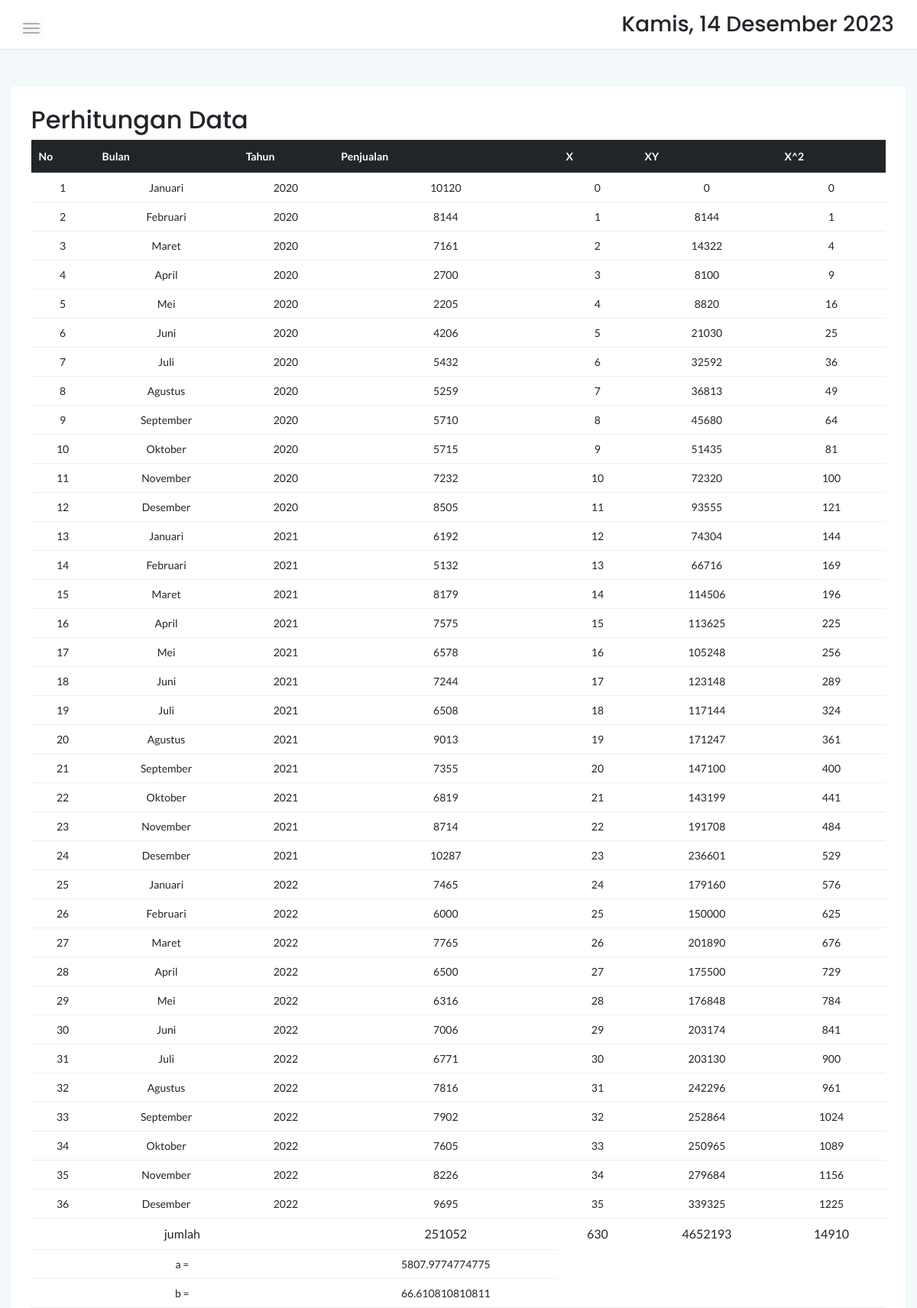
Page /admin/hasil.php (signed in, upper part) on the committed database.
### tables this page shows
CREATE TABLE `data` (
  `id_data` int(5) NOT NULL,
  `bulan` varchar(10) NOT NULL,
  `tahun` varchar(30) NOT NULL,
  `i_harga` double NOT NULL
);

### admin/hasil.php (the view, shortened to what this page needs)
<!doctype html>
<html class="no-js" lang="en">
    <?php
    include 'function.php';
?>
<head>
    <link rel="stylesheet" href="../assets/css/bootstrap.min.css">
    <link rel="stylesheet" href="../assets/css/font-awesome.min.css">
    <link rel="stylesheet" href="../assets/css/themify-icons.css">
    <link rel="stylesheet" href="../assets/css/metisMenu.css">
    <link rel="stylesheet" href="../assets/css/owl.carousel.min.css">
    <link rel="stylesheet" href="../assets/css/slicknav.min.css">
    <link rel="stylesheet" href="https://www.amcharts.com/lib/3/plugins/export/export.css" type="text/css" media="all" />
	<link rel="stylesheet" type="text/css" href="https://cdn.datatables.net/1.10.19/css/jquery.dataTables.min.css">
    <link rel="stylesheet" type="text/css" href="https://cdn.datatables.net/1.10.19/css/jquery.dataTables.css">
    <link rel="stylesheet" type="text/css" href="https://cdn.datatables.net/1.10.18/css/dataTables.bootstrap4.min.css">
    <link rel="stylesheet" type="text/css" href="https://cdn.datatables.net/responsive/2.2.3/css/responsive.bootstrap.min.css">
    <link rel="stylesheet" type="text/css" href="https://cdn.datatables.net/responsive/2.2.3/css/responsive.jqueryui.min.css">
	<link rel="stylesheet" type="text/css" href="https://cdn.datatables.net/buttons/1.5.2/css/buttons.dataTables.min.css">
    <link rel="stylesheet" href="../assets/css/typography.css">
    <link rel="stylesheet" href="../assets/css/default-css.css">
    <link rel="stylesheet" href="../assets/css/styles.css">
    <link rel="stylesheet" href="../assets/css/responsive.css">
</head>
<body>
    <div class="page-container">
        <div class="main-content">
            <div class="header-area">
                <div class="row align-items-center">
                    <div class="col-md-6 col-sm-8 clearfix">
                        <div class="nav-btn pull-left">
                            <span></span>
                            <span></span>
                            <span></span>
                        </div>
                    </div>
                    <div class="col-md-6 col-sm-4 clearfix">
                        <ul class="notification-area pull-right">
                            <li><h3><div class="date">
                        </b></div></h3>
                        </li>
                        </ul>
                    </div>
                </div>
            </div>
            <div class="main-content-inner">
                <div class="row mt-5 mb-5">
                    <div class="col-12">
                        <div class="card">
                            <div class="card-body">
                                <div class="d-sm-flex justify-content-between align-items-center">
                                    <h2>Perhitungan Data</h2>
                                </div>
                                <table id="dataTable3" class="table table-hover text-center" style="width:100%"><thead class="thead-dark">
                                            <tr>
												<th>No</th>
                                                <th>Bulan</th>
                                                <th>Tahun</th>
                                                <th>Penjualan</th>
                                                <th>X</th>
                                                <th>XY</th>
                                                <th>X^2</th>
											</tr></thead><tbody>
											<?php
											$form=mysqli_query($conn,"SELECT * FROM data");
											$no=1;
                                            $x = 0;
                                            $jumlah_x = 0;
                                            $jumlah_y = 0;
                                            $jumlah_xx = 0;
                                            $jumlah_xy = 0;
                                            $n = mysqli_num_rows($form);
											while($data=mysqli_fetch_array($form)){
                                                $var_x = $x++;
                                                $v_x = $var_x;
                                                $v_xx = ($var_x **2);
                                                $v_xy = ($data['i_harga'] *$var_x);
                                                $jumlah_x += $var_x;
                                                $jumlah_y += $data['i_harga'];
                                                $jumlah_xx += ($var_x **2);
                                                $jumlah_xy += ($data['i_harga'] *$var_x);
												?>
												<tr>
													<td><?php echo $no++ ?></td>
                                                    <td><?php echo $data['bulan'] ?></td>
                                                    <td><?php echo $data['tahun'] ?></td>
                                                    <td><?php echo $data['i_harga'] ?></td>
                                                    <td><?php echo $v_x ?></td>
                                                    <td><?php echo $v_xy ?></td>
                                                    <td><?php echo $v_xx ?></td>
                                                </tr>
                                                <?php
                                                };
                                            ?>
                                            <tr style="font-size: medium;">
                                                    <td colspan="3" >jumlah</td>
                                                    <td><?php echo $jumlah_y ?></td>
                                                    <td><?php echo $jumlah_x ?></td>
                                                    <td><?php echo $jumlah_xy ?></td>
                                                    <td><?php echo $jumlah_xx ?></td>
                                                </tr>
                                                <?php
                                                $a = (($jumlah_y * $jumlah_xx) - ($jumlah_x * $jumlah_xy)) / (($n*$jumlah_xx) - ($jumlah_x*$jumlah_x));
	                                            $b = (($n*$jumlah_xy)-($jumlah_x*$jumlah_y)) / (($n*$jumlah_xx)-($jumlah_x**2));
                                                ?>
                                                <tr>
                                                    <td colspan="3" >a =</td>
                                                    <td><?php echo $a ?></td>
                                                </tr>
                                                <tr>
                                                    <td colspan="3" >b =</td>
                                                    <td><?php echo $b ?></td>
                                                </tr>
										</tbody>
										</table>
                                </div>
                            </div>
                        </div>
                    </div>
                </div>
            </div>
        </div>
</body>
</html>

### assets/css/styles.css (style rules this page uses)
.page-container { width: 100%; height: 100%; min-height: 100vh; padding-left: 280px; -webkit-transition: padding-left 0.3s ease 0s; transition: padding-left 0.3s ease 0s; }
.card { border: none; border-radius: 4px; background-color: #fff; -webkit-transition: all 0.3s ease 0s; transition: all 0.3s ease 0s; }
.card-body { padding: 25.6px; padding: 1.6rem; }
.main-content { width: 100%; background: #F3F8FB; }
.main-content-inner { padding: 0 30px 50px; }
.header-area { padding: 15px 30px; background: #fff; border-bottom: 1px solid #d8e3e7; }
.nav-btn { margin-right: 30px; margin-top: 10px; cursor: pointer; }
.nav-btn span { display: block; width: 22px; height: 2px; background: #b3aaaa; margin: 4px 0; border-radius: 15px; -webkit-transition: all 0.3s ease 0s; transition: all 0.3s ease 0s; box-shadow: 0 0 0 4px rgba(99, 96, 96, 0.03); }
.notification-area { -webkit-user-select: none; -moz-user-select: none; -ms-user-select: none; user-select: none; position: relative; z-index: 1; }
.notification-area li { display: inline-block; margin-left: 20px; cursor: pointer; -webkit-user-select: none; -moz-user-select: none; -ms-user-select: none; user-select: none; }
table tr th { border-bottom: none; }
table tr th, table tr td { border-top: 1px solid rgba(120, 130, 140, 0.13) !important; }
table.dataTable.no-footer { border-bottom: 1px solid rgba(120, 130, 140, 0.13) !important; }
table.dataTable thead th, table.dataTable thead td { border-bottom-color: transparent; }

### assets/css/responsive.css (style rules this page uses)
@media (min-width: 1200px) and (max-width: 1364px) { .main-content-inner { padding: 0 15px 50px; } }
@media (min-width: 1200px) and (max-width: 1364px) { .page-container, .sbar_collapsed.page-container { padding-left: 0; } }

### rows in the picture
data: bulan "Januari", tahun "2020", i_harga "10120", v_x "0", i_harga "0", v_xx "0"
data: bulan "Februari", tahun "2020", i_harga "8144", v_x "1", v_xx "1"
data: bulan "Maret", tahun "2020", i_harga "7161", v_x "2", i_harga "14322", v_xx "4"
data: bulan "April", tahun "2020", i_harga "2700", v_x "3", i_harga "8100", v_xx "9"
data: bulan "Mei", tahun "2020", i_harga "2205", v_x "4", i_harga "8820", v_xx "16"
data: bulan "Juni", tahun "2020", i_harga "4206", v_x "5", i_harga "21030", v_xx "25"
data: bulan "Juli", tahun "2020", i_harga "5432", v_x "6", i_harga "32592", v_xx "36"
data: bulan "Agustus", tahun "2020", i_harga "5259", v_x "7", i_harga "36813", v_xx "49"
data: bulan "September", tahun "2020", i_harga "5710", v_x "8", i_harga "45680", v_xx "64"
data: bulan "Oktober", tahun "2020", i_harga "5715", v_x "9", i_harga "51435", v_xx "81"
data: bulan "November", tahun "2020", i_harga "7232", v_x "10", i_harga "72320", v_xx "100"
data: bulan "Desember", tahun "2020", i_harga "8505", v_x "11", i_harga "93555", v_xx "121"
data: bulan "Januari", tahun "2021", i_harga "6192", v_x "12", i_harga "74304", v_xx "144"
data: bulan "Februari", tahun "2021", i_harga "5132", v_x "13", i_harga "66716", v_xx "169"
data: bulan "Maret", tahun "2021", i_harga "8179", v_x "14", i_harga "114506", v_xx "196"
data: bulan "April", tahun "2021", i_harga "7575", v_x "15", i_harga "113625", v_xx "225"
data: bulan "Mei", tahun "2021", i_harga "6578", v_x "16", i_harga "105248", v_xx "256"
data: bulan "Juni", tahun "2021", i_harga "7244", v_x "17", i_harga "123148", v_xx "289"
data: bulan "Juli", tahun "2021", i_harga "6508", v_x "18", i_harga "117144", v_xx "324"
data: bulan "Agustus", tahun "2021", i_harga "9013", v_x "19", i_harga "171247", v_xx "361"
data: bulan "September", tahun "2021", i_harga "7355", v_x "20", i_harga "147100", v_xx "400"
data: bulan "Oktober", tahun "2021", i_harga "6819", v_x "21", i_harga "143199", v_xx "441"
data: bulan "November", tahun "2021", i_harga "8714", v_x "22", i_harga "191708", v_xx "484"
data: bulan "Desember", tahun "2021", i_harga "10287", v_x "23", i_harga "236601", v_xx "529"
data: bulan "Januari", tahun "2022", i_harga "7465", v_x "24", i_harga "179160", v_xx "576"
data: bulan "Februari", tahun "2022", i_harga "6000", v_x "25", i_harga "150000", v_xx "625"
data: bulan "Maret", tahun "2022", i_harga "7765", v_x "26", i_harga "201890", v_xx "676"
data: bulan "April", tahun "2022", i_harga "6500", v_x "27", i_harga "175500", v_xx "729"
data: bulan "Mei", tahun "2022", i_harga "6316", v_x "28", i_harga "176848", v_xx "784"
data: bulan "Juni", tahun "2022", i_harga "7006", v_x "29", i_harga "203174", v_xx "841"
data: bulan "Juli", tahun "2022", i_harga "6771", v_x "30", i_harga "203130", v_xx "900"
data: bulan "Agustus", tahun "2022", i_harga "7816", v_x "31", i_harga "242296", v_xx "961"
data: bulan "September", tahun "2022", i_harga "7902", v_x "32", i_harga "252864", v_xx "1024"
data: bulan "Oktober", tahun "2022", i_harga "7605", v_x "33", i_harga "250965", v_xx "1089"
data: bulan "November", tahun "2022", i_harga "8226", v_x "34", i_harga "279684", v_xx "1156"
data: bulan "Desember", tahun "2022", i_harga "9695", v_x "35", i_harga "339325", v_xx "1225"

### other values in the picture
$jumlah_y "251052"
$jumlah_x "630"
$jumlah_xy "4652193"
$jumlah_xx "14910"
$a "5807.9774774775"
$b "66.610810810811"
